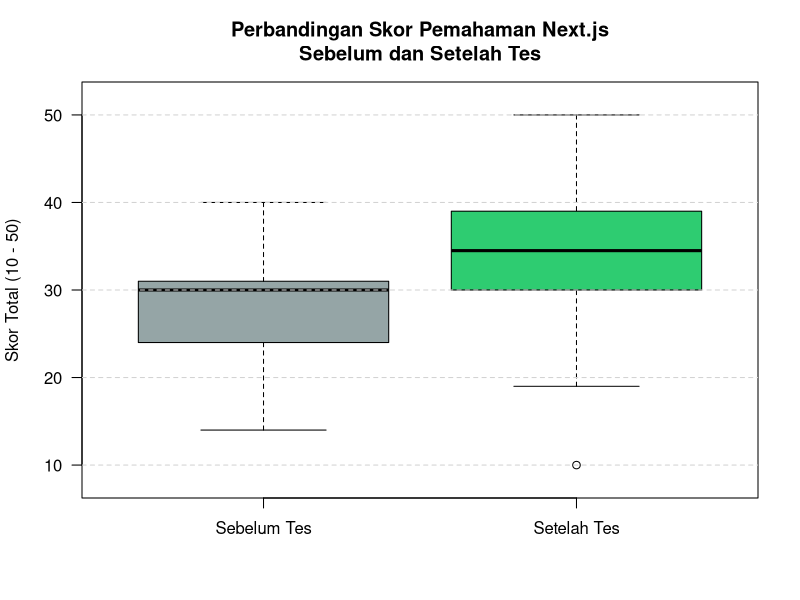
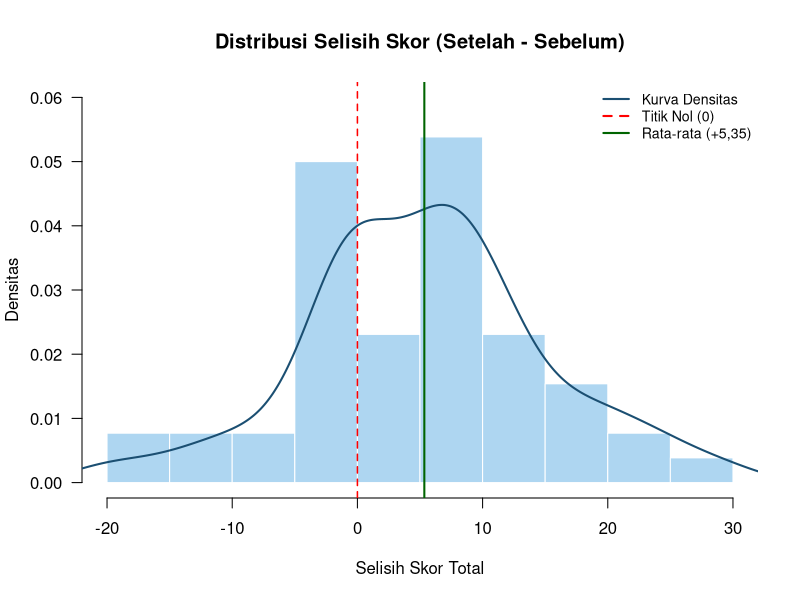
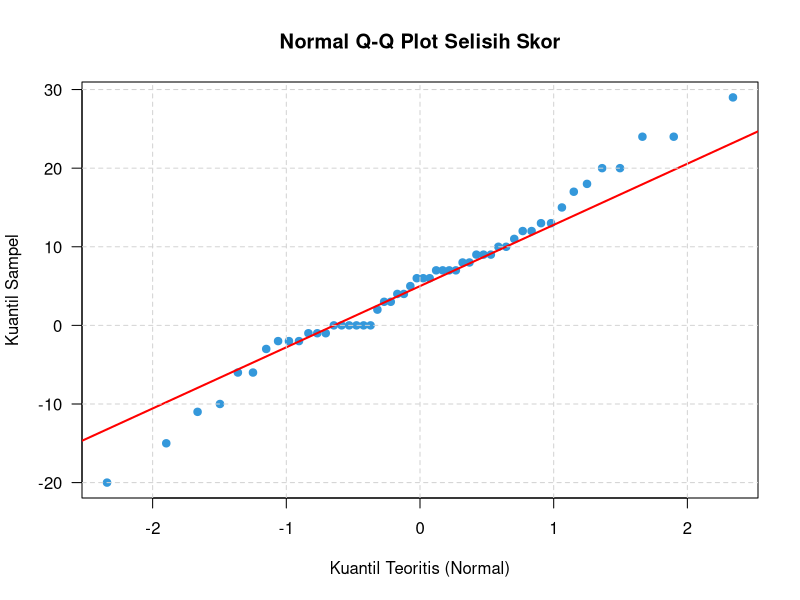

Reproduce these figures in R, in order.
## ---- chunk 1
library(readxl)
library(e1071)

df_pre  <- read.csv("Dataset Tugas Besar ADS - Survei Kepuasan Sebelum Test.csv")
df_post <- read.csv("Dataset Tugas Besar ADS - Survei Kepuasan Setelah Test.csv")

skor_pre  <- rowSums(df_pre[, 2:11])
skor_post <- rowSums(df_post[, 2:11])
selisih   <- skor_post - skor_pre

ringkasan_statistik <- function(x, nama) {
  q1  <- quantile(x, 0.25)
  q3  <- quantile(x, 0.75)
  iqr <- IQR(x)
  batas_bawah <- q1 - 1.5 * iqr
  batas_atas  <- q3 + 1.5 * iqr
  
  cat("\n========================================\n")
  cat("STATISTIK DESKRIPTIF:", nama, "\n")
  cat("========================================\n")
  cat("Jumlah Sampel (n) :", length(x), "\n")
  cat("Mean              :", round(mean(x), 4), "\n")
  cat("Median            :", round(median(x), 4), "\n")
  cat("Standar Deviasi   :", round(sd(x), 4), "\n")
  cat("Varians           :", round(var(x), 4), "\n")
  cat("Minimum           :", min(x), "\n")
  cat("Kuartil 1 (Q1)    :", q1, "\n")
  cat("Kuartil 3 (Q3)    :", q3, "\n")
  cat("Maksimum          :", max(x), "\n")
  cat("IQR               :", iqr, "\n")
  cat("Skewness          :", round(skewness(x), 4), "\n")
  cat("Batas             : [", batas_bawah, ",", batas_atas, "]\n")
}

ringkasan_statistik(skor_pre,  "SKOR SEBELUM TES")
ringkasan_statistik(skor_post, "SKOR SETELAH TES")
ringkasan_statistik(selisih,   "SELISIH SKOR (SETELAH - SEBELUM)")
## ---- chunk 2
boxplot(skor_pre, skor_post,
        names = c("Sebelum Tes", "Setelah Tes"),
        col = c("#95A5A6", "#2ECC71"),
        ylim = c(8, 52),
        las = 1,
        main = "Perbandingan Skor Pemahaman Next.js\nSebelum dan Setelah Tes",
        ylab = "Skor Total (10 - 50)")
grid(nx = NA, ny = NULL, lty = 2, col = "lightgray")
## ---- chunk 3
hist(selisih,
     prob = TRUE,
     breaks = 10,
     col = "#AED6F1",
     border = "white",
     ylim = c(0, 0.06),
     las = 1,
     main = "Distribusi Selisih Skor (Setelah - Sebelum)",
     xlab = "Selisih Skor Total",
     ylab = "Densitas")
lines(density(selisih), col = "#1B4F72", lwd = 2)
abline(v = 0, col = "red", lwd = 1.5, lty = 2)
abline(v = mean(selisih), col = "darkgreen", lwd = 2, lty = 1)
legend("topright",
       legend = c("Kurva Densitas", "Titik Nol (0)", "Rata-rata (+5,35)"),
       col = c("#1B4F72", "red", "darkgreen"),
       lty = c(1, 2, 1),
       lwd = 2,
       bty = "n",
       cex = 0.85)
## ---- chunk 4
qqnorm(selisih,
       pch = 19,
       col = "#3498DB",
       las = 1,
       main = "Normal Q-Q Plot Selisih Skor",
       xlab = "Kuantil Teoritis (Normal)",
       ylab = "Kuantil Sampel")
qqline(selisih, col = "red", lwd = 2)
grid(lty = 2, col = "lightgray")
## ---- chunk 5
uji_normalitas <- shapiro.test(selisih)
print(uji_normalitas)
## ---- chunk 6
uji_t <- t.test(skor_post, skor_pre,
                paired = TRUE,
                alternative = "two.sided",
                conf.level = 0.95)
print(uji_t)
